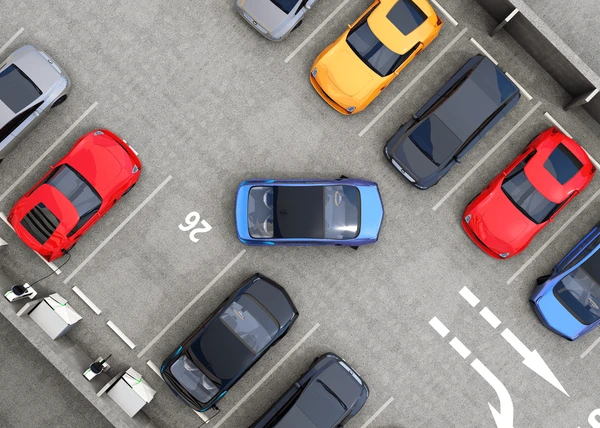
#> input picture digit/OPENCV/aerial-view-parking-lot-half-600nw-401478484.webp, 600 x 428 px, found by its file name
$ jupyter execute gpt.ipynb
#> lines starting #> are read from the running program, lines starting #| are printed output that depends on the picture; after the words box and inside, x2 and y2 are one past the last pixel; in counts of white or black regions, pixels touching at a corner belong together
[cell 1]
import cv2
import numpy as np

# Load the image of the parking lot
image = cv2.imread(r'C:\Users\intel\Desktop\OPENCV\aerial-view-parking-lot-half-600nw-401478484.webp')
#> image is the input picture: shape (428, 600, 3); mean B, G, R 132.2, 133.1, 143.6
# Convert to grayscale
gray = cv2.cvtColor(image, cv2.COLOR_BGR2GRAY)
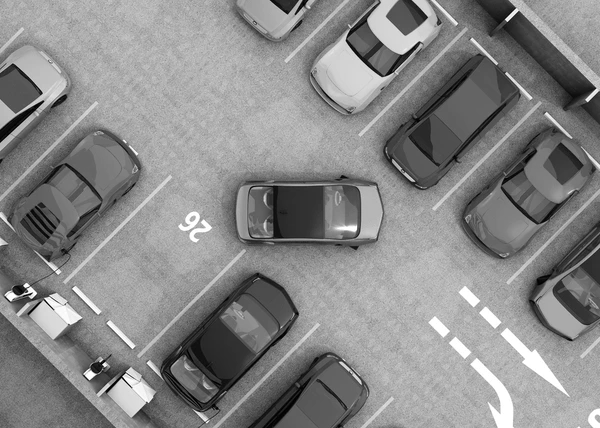
#> gray: shape (428, 600); min 0, max 255, mean 136.1

# Apply Gaussian blur to reduce noise
blur = cv2.GaussianBlur(gray, (5, 5), 0)

# Use Canny edge detection to find edges
edges = cv2.Canny(blur, 50, 150)
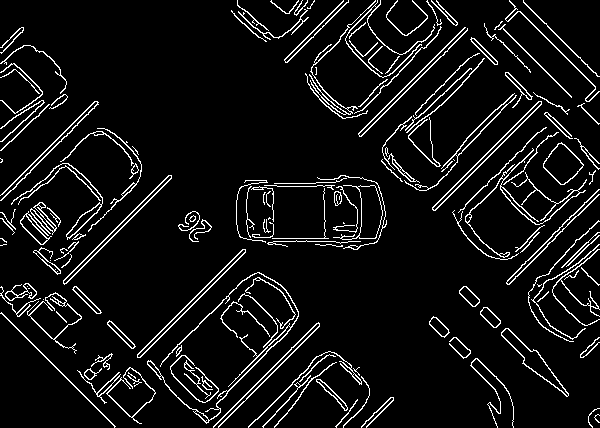
#> edges: shape (428, 600); 7.4% white in thin lines or dots

# Detect lines using Hough Transform
lines = cv2.HoughLinesP(edges, 1, np.pi / 180, 100, minLineLength=100, maxLineGap=10)
#> lines = 16 rows, first 6: [125, 372, 245, 252], [63, 280, 168, 175], [358, 133, 464, 27], [137, 355, 273, 219], [434, 210, 545, 99], [435, 210, 546, 99]

# Draw detected lines on the original image
if lines is not None:
    for line in lines:
        x1, y1, x2, y2 = line[0]
        cv2.line(image, (x1, y1), (x2, y2), (0, 255, 0), 2)
#> this loop made 16 passes
#> (x1, y1, x2, y2) on passes 1 to 12: (125, 372, 245, 252), (63, 280, 168, 175), (358, 133, 464, 27), (137, 355, 273, 219), (434, 210, 545, 99), (435, 210, 546, 99), (213, 427, 318, 322), (432, 207, 542, 97), (49, 265, 164, 380), (361, 136, 467, 30), (47, 302, 171, 178), (45, 303, 171, 177)
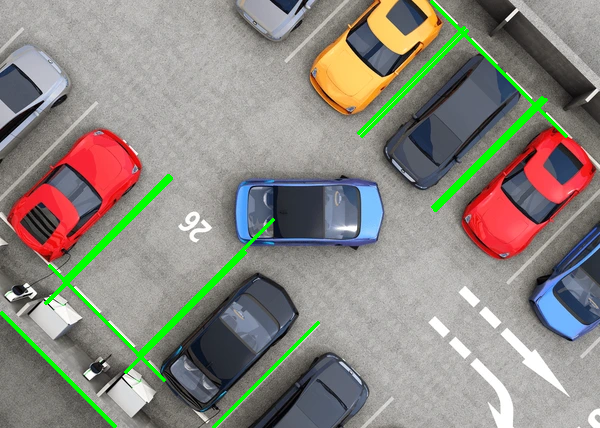
#> image: shape (428, 600, 3); 2.84% of pixels changed, all inside (x1, y1, x2, y2) = (0, 0, 568, 428)

# Show the result
cv2.imshow('Parking Spot Detection', image)
cv2.waitKey(0)
cv2.destroyAllWindows()
